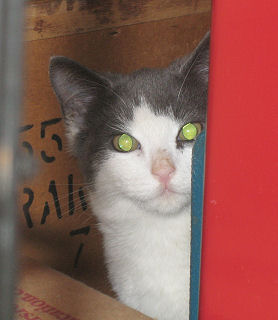
#> input picture 1_CatDog_Project/Cat1000/138.jpg, 278 x 320 px; its folder holds 4 pictures in this run
$ python load_image.py
#> lines starting #> are read from the running program, lines starting #| are printed output that depends on the picture
### 1_CatDog_Project/Compare_CNN/Processing_function.py
import cv2
import os
import glob
import random
import numpy as np

def load_images(image_dir):
#> called with image_dir = '../image/Cat1000'
    image_paths = sorted(glob.glob(os.path.join(image_dir,'*.jpg')))
    bgr_images = []
    gray_images = []
    for image_path in image_paths:
        bgr = cv2.imread(image_path)
#> bgr is the input picture: shape (320, 278, 3); mean B, G, R 85.1, 91.9, 141.2
        # cv2.imshow("Image", bgr)
        # cv2.waitKey(0)
        gray = cv2.cvtColor(bgr, cv2.COLOR_BGR2GRAY)
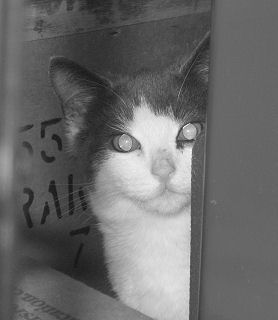
#> gray: shape (320, 278); min 15, max 251, mean 105.9
        bgr_images.append(bgr)
        gray_images.append(gray)
#> pass 2 of the loop in load_images, `for image_path in image_paths:`:
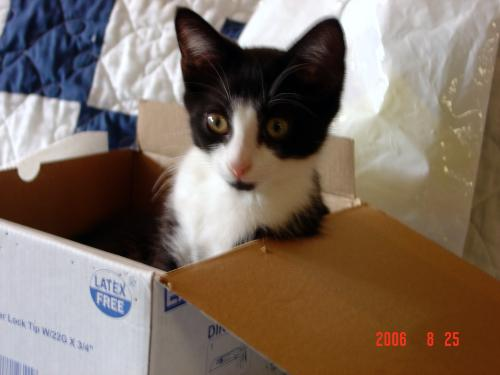
#> input picture 1_CatDog_Project/Cat1000/200.jpg, 500 x 375 px
#> in load_images, bgr is the input picture: shape (375, 500, 3); mean B, G, R 99.4, 111.4, 127
#> in load_images, `gray = cv2.cvtColor(bgr, cv2.COLOR_BGR2GRAY)`:
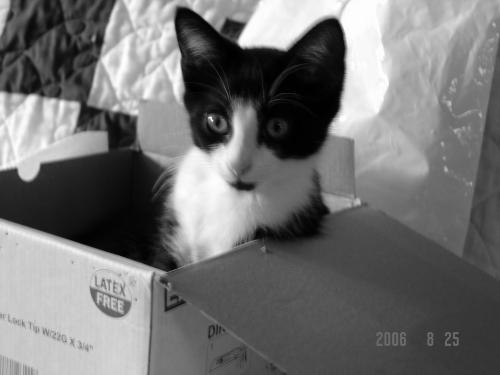
#> gray: shape (375, 500); min 0, max 255, mean 114.7
#> pass 3 of the loop in load_images, `for image_path in image_paths:`:
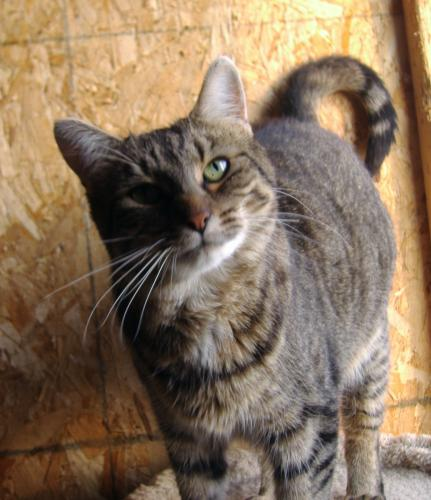
#> input picture 1_CatDog_Project/Cat1000/21.jpg, 431 x 500 px
#> in load_images, bgr is the input picture: shape (500, 431, 3); mean B, G, R 93.9, 115.8, 136.5
#> in load_images, `gray = cv2.cvtColor(bgr, cv2.COLOR_BGR2GRAY)`:
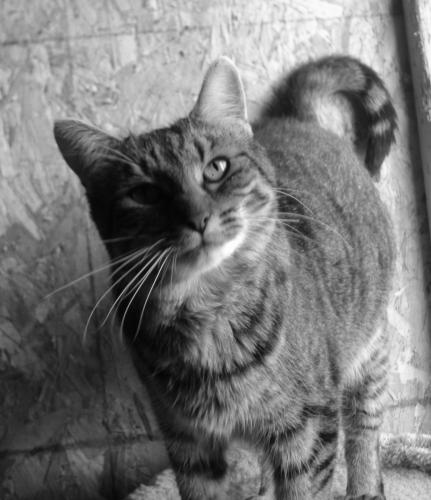
#> gray: shape (500, 431); min 0, max 255, mean 119.5
#> the loop made 4 passes; the first 3 are shown
    return bgr_images, gray_images

# [40 lines left out: functions split_dataset, resize_list_image, not called in this run]

### 1_CatDog_Project/Compare_CNN/load_image.py
import joblib
import time
from Processing_function import load_images

# Start time counting
start_time = time.time()

print("Loading data ...")
cat_dir = "../image/Cat1000"
cat_neg_dir = "../image/CatNeg"
cat_resize_dir = "../image/CatResize"
cat_rotate_dir = "../image/CatRotate"
cat_flip_dir = "../image/CatFlip"
(cat_bgr, _) = load_images(cat_dir)
(cat_neg_bgr, _) = load_images(cat_neg_dir)
(cat_resize_bgr, _) = load_images(cat_resize_dir)
(cat_rotate_bgr, _) = load_images(cat_rotate_dir)
(cat_flip_bgr, _) = load_images(cat_flip_dir)

dog_dir = "../image/Dog1000"
dog_neg_dir = "../image/DogNeg"
dog_resize_dir = "../image/DogResize"
dog_rotate_dir = "../image/DogRotate"
dog_flip_dir = "../image/DogFlip"
(dog_bgr, _) = load_images(dog_dir)
(dog_neg_bgr, _) = load_images(dog_neg_dir)
(dog_resize_bgr, _) = load_images(dog_resize_dir)
(dog_rotate_bgr, _) = load_images(dog_rotate_dir)
(dog_flip_bgr, _) = load_images(dog_flip_dir)

cat_process_dir = "../Cat_process"
dog_process_dir = "../Dog_process"
(dog_process, _ ) = load_images(dog_process_dir)
(cat_process, _ ) = load_images(cat_process_dir)

print("Saving data ...")
joblib.dump(cat_bgr, "./data/cat_regular.joblib")
joblib.dump(cat_neg_bgr, "./data/cat_neg.joblib")
joblib.dump(cat_resize_bgr, "./data/cat_resize.joblib")
joblib.dump(cat_rotate_bgr, "./data/cat_rotate.joblib")
joblib.dump(cat_process, "./data/cat_process.joblib")
joblib.dump(cat_flip_bgr, "./data/cat_flip.joblib")


joblib.dump(dog_bgr, "./data/dog_regular.joblib")
joblib.dump(dog_neg_bgr, "./data/dog_neg.joblib")
joblib.dump(dog_resize_bgr, "./data/dog_resize.joblib")
joblib.dump(dog_rotate_bgr, "./data/dog_rotate.joblib")
joblib.dump(dog_process, "./data/dog_process.joblib")
joblib.dump(dog_flip_bgr, "./data/dog_flip.joblib")


# End and calculate time
end_time = time.time()
execution_time = end_time - start_time
print("Thời gian thực thi: {:.5f} giây".format(execution_time))
